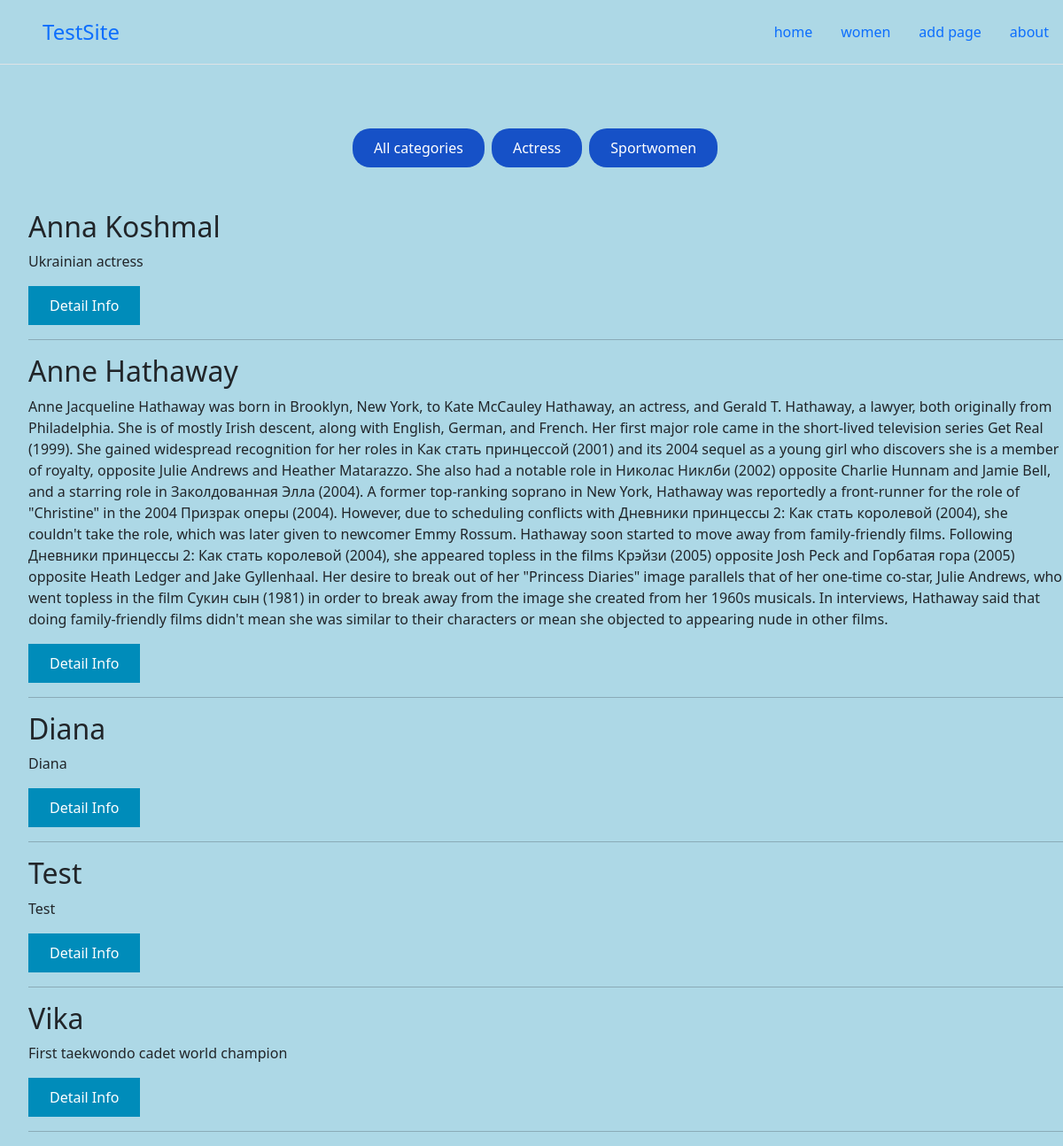
Before: /women/ with the older database file.
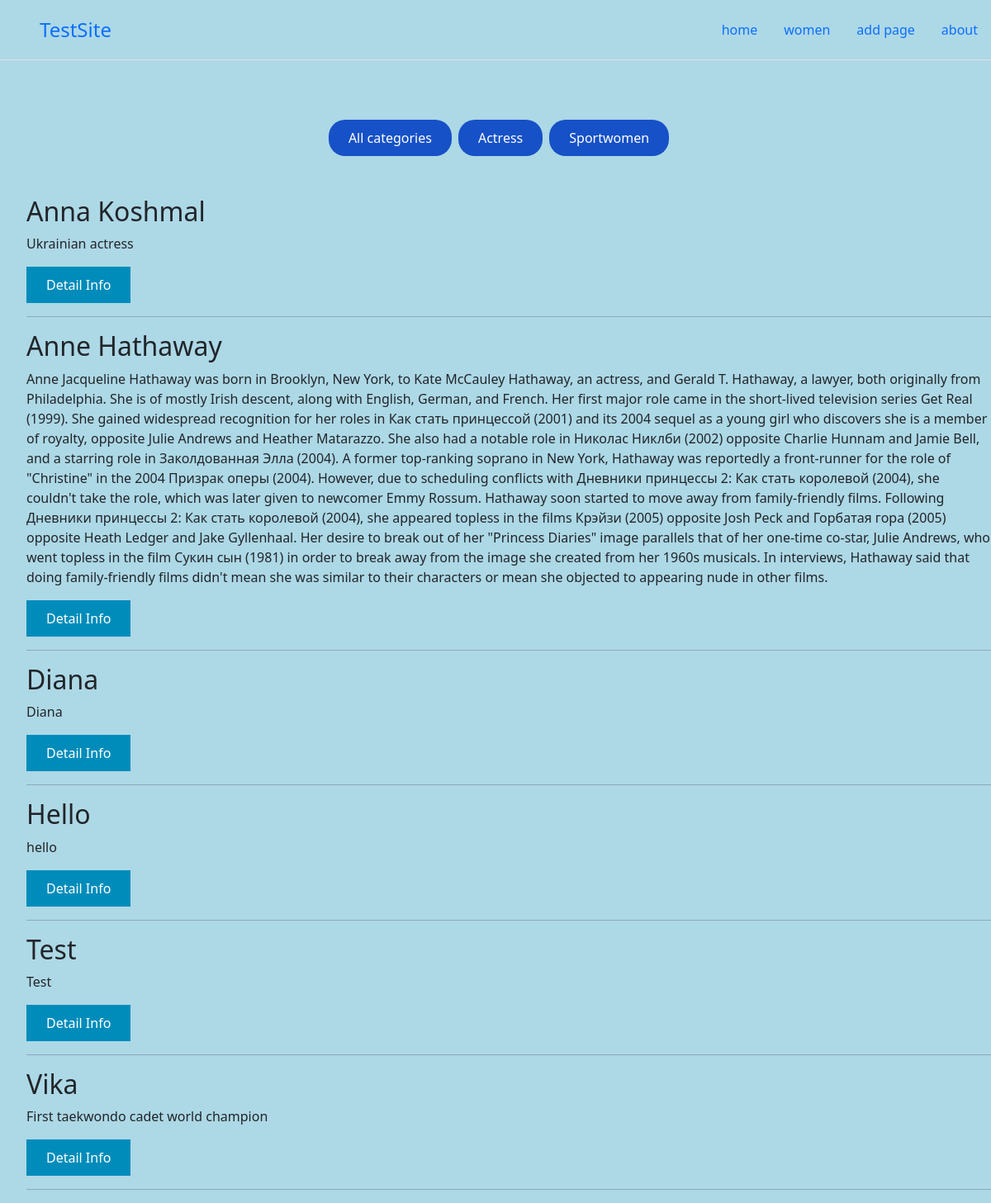
After: the same page with the newer database file.
### Women/models.py (models this page shows, shortened)
class Category(models.Model):
    name = models.CharField(max_length=100, db_index=True) #db_index = True means that this firld is indexed and search in db will be a little faster
    slug = models.SlugField(max_length=255, db_index=True, unique=True, verbose_name="URL")
    def get_absolute_url(self):
        return reverse('category', kwargs = {'cat_slug': self.slug})
    class Meta:
        verbose_name = "Category" #Change name in admin panel
        verbose_name_plural = "Categories" #To remove plural 's' in name
        ordering = ['id'] #To set sorting setting in admin's panel. If we set '-title' we get reverse order

class Women(models.Model):
    title = models.CharField(max_length=255, verbose_name= 'Title') #verbose_name to change name in admin panel
    slug = models.SlugField(max_length=255, unique=True, db_index = True, verbose_name="URL")
    content = models.TextField(blank = True)
    photo = models.ImageField(upload_to="photos/%Y/%m/%d/", blank=True)
    time_create = models.DateTimeField(auto_now_add=True)
    time_change = models.DateTimeField(auto_now=True)
    is_published = models.BooleanField(default=True)
    cat = models.ForeignKey('Category', on_delete=models.PROTECT, null=True)
    def get_absolute_url(self):
        return reverse('post', kwargs = {'post_slug': self.slug})
    class Meta:
        verbose_name = "Famous women" #Change name in admin panel
        verbose_name_plural = "Famous women" #To remove plural 's' in name
        ordering = ['title'] #To set sorting setting in admin's panel. If we set '-title' we get reverse order

### Women/views.py (the view)
# urls.py: path('women/', women, name = "women"),
def women(request):
    women = Women.objects.all()
    cats = Category.objects.all()
    return render(request, 'women/women.html', {'women': women, 'menu': menu, 'cats': cats})

### Women/templates/women/women.html (shortened to what this page needs)
{%extends 'Women/base.html'%}
{%block content%}
<div class="d-flex gap-2 justify-content-center py-5">
        <a class = "catBtn" href = "/women">All categories</a>
        {%for c in cats%}
        <a href = '{{ c.get_absolute_url }}' class = 'catBtn'>{{ c.name }}</a>
        {%endfor%}
</div>
<ul>
    {%for m in women%}
    <h2>{{m.title}}</h2>
    <p>{{m.content}}</p>
    <a class = "detailInfoBtn" href = "{{ m.get_absolute_url }}">Detail Info</a>
    <hr>
    {%endfor%}
</ul>
{%endblock content%}

### Women/templates/women/base.html (shortened to what this page needs)
{% load static %}
<!DOCTYPE html>
<html lang="en">
<head>
    <link rel="stylesheet" href="https://cdn.jsdelivr.net/npm/bootstrap@5.2.3/dist/css/bootstrap.min.css">
    <link rel="stylesheet" href="{% static 'women/css/styles.css' %}">
</head>
<body>
    {% block mainmenu %}
    <header class="d-flex flex-wrap justify-content-center py-3 mb-4 border-bottom">
        <a href="/" class="d-flex align-items-center mb-3 mb-md-0 me-md-auto link-body-emphasis text-decoration-none">
          <svg class="bi me-2" width="40" height="32"><use xlink:href="#bootstrap"></use></svg>
          <span class="fs-4">TestSite</span>
        </a>
        <ul class="nav nav-pills">
            {%for m in menu%}
            <li class="nav-item"><a href = "{% url m %}" class="nav-link">{{m}}</a></li>
            {%endfor%}
        </ul>
    </header>
    {% endblock mainmenu %}
    {%block content%}
    {%endblock content%}
</body>
</html>

### Women/static/women/css/styles.css (style rules this page uses)
body { background-color: lightblue; }
.detailInfoBtn { background-color: #008CBA; border: none; color: white; padding: 10px 24px; text-align: center; text-decoration: none; display: inline-block; font-size: 16px; }
.catBtn { border-radius: 20px; background-color: #1651c7; color: white; padding: 10px 24px; text-align: center; text-decoration: none; display: inline-block; font-size: 16px; }

Changed rows visible on the page:
added Women: title "Hello", content "hello"
